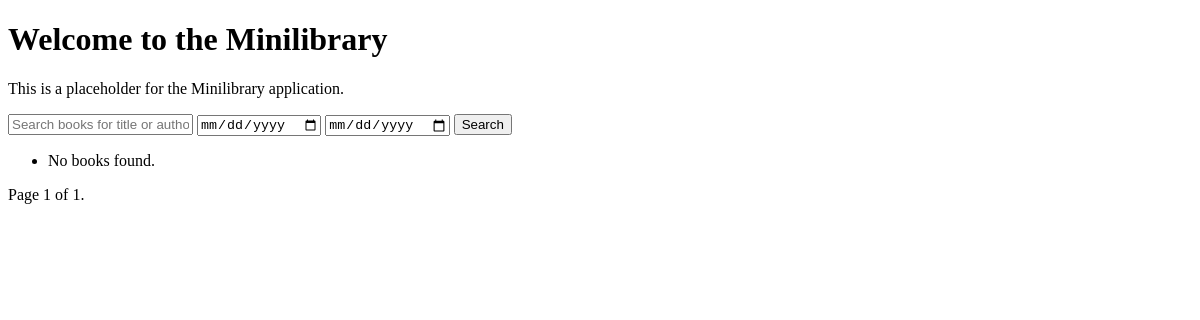
The page /minilibrary/ on the database as committed earlier.
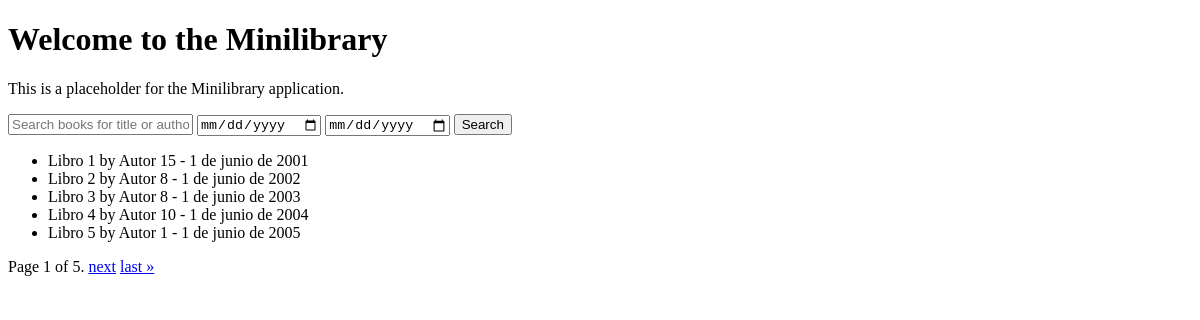
The same page on the database as committed later.
### minilibrary/models.py (models this page shows, shortened)
class Book(models.Model):
    title = models.CharField(max_length=200)
    publication_date = models.DateField()
    author = models.ForeignKey(
        Author, on_delete=models.CASCADE, related_name='books')
    pages = models.IntegerField(null=True, blank=True)
    isbn = models.CharField(max_length=13, unique=True, null=True, blank=True)
    genres = models.ManyToManyField(Genre, related_name='books', blank=True)
    recommended_by = models.ManyToManyField(get_user_model(), through='Recommendation', related_name='recommendations')
    class Meta:
        verbose_name = 'libro'
        verbose_name_plural = 'libros'

class Author(models.Model):
    name = models.CharField(max_length=100)
    birth_date = models.DateField(null=True, blank=True)

### minilibrary/views.py (the view)
# urls.py: path('', views.index, name='minilibrary'),  # Ruta para la vista de índice
def index(request):
    try:
        books = Book.objects.all()
        query = request.GET.get('query_search', None)  # Obtener el parámetro de búsqueda 'query_search' de la URL si está presente
        date_start = request.GET.get('date_start', None)  # Obtener el parámetro de fecha de inicio 'date_start' de la URL si está presente
        date_end = request.GET.get('date_end', None)  # Obtener el parámetro de fecha de fin 'date_end' de la URL si está presente
        if date_start and date_end:
            books = books.filter(publication_date__range=[date_start, date_end])
        if query:
            books = books.filter(
                Q(title__icontains=query) | Q(author__name__icontains=query)
            )  # Filtrar libros por título que contenga la cadena de búsqueda (case-insensitive)
        paginator = Paginator(books, 5)  # Mostrar 5 libros por página
        page_number = request.GET.get('page')  # Obtener el número de página de la URL
        page_obj = paginator.get_page(page_number)  # Obtener los libros para la página actual y manejar errores automáticamente
        query_params = request.GET.copy()  # Copiar los parámetros GET de la solicitud en un diccionario mutable
        if 'page' in query_params:
            del query_params['page']  # Eliminar el parámetro 'page' para mantener otros parámetros en la paginación
        query_string = query_params.urlencode()  # Codificar los parámetros restantes en una cadena de consulta
        return render(request, 'minilibrary/minilibrary.html', {
             "page_obj": page_obj,
             "query": query if query else "",
             "query_string": query_string,
        })
    except Exception as e:
        return HttpResponseNotFound(f"Error loading page: {e}")

### minilibrary/templates/minilibrary/minilibrary.html (shortened to what this page needs)
<!DOCTYPE html>
<html lang="en">
  <head>
  </head>
  <body>
    <h1>Welcome to the Minilibrary</h1>
    <p>This is a placeholder for the Minilibrary application.</p>
    <form method="get" action="">
      <input
        type="text"
        name="query_search"
        placeholder="Search books for title or author..."
        value="{{ request.GET.query_search }}"
      />
      <input type="date" name="start" value="{{ request.GET.start }}" />
      <input type="date" name="end" value="{{ request.GET.end }}" />
      <button type="submit">Search</button>
    </form>
    <ul>
      {% for book in page_obj %}
      <li>{{ book.title }} by {{ book.author.name }} - {{ book.publication_date }}</li>
      {% empty %}
      <li>No books found.</li>
      {% endfor %}
    </ul>
    <div class="pagination">
      <span class="step-links">
        <span class="current">
          Page {{ page_obj.number }} of {{ page_obj.paginator.num_pages }}.
        </span>
        {% if page_obj.has_next %}
        <a href="?{{ query_string }}&page={{ page_obj.next_page_number }}">next</a>
        <a href="?{{ query_string }}&page={{ page_obj.paginator.num_pages }}">last &raquo;</a>
        {% endif %}
      </span>
  </body>
</html>

Rows that differ between the two databases and show on the page:
added Book: title "Libro 1", author.name "Autor 15", publication_date "1 de junio de 2001"
added Book: title "Libro 2", author.name "Autor 8", publication_date "1 de junio de 2002"
added Book: title "Libro 3", author.name "Autor 8", publication_date "1 de junio de 2003"
added Book: title "Libro 4", author.name "Autor 10", publication_date "1 de junio de 2004"
added Book: title "Libro 5", author.name "Autor 1", publication_date "1 de junio de 2005"
Other text that changed with them:
{{ page_obj.paginator.num_pages }}: "1" → "5"
text no longer shown: "No books found."
text now shown: "next last »"
